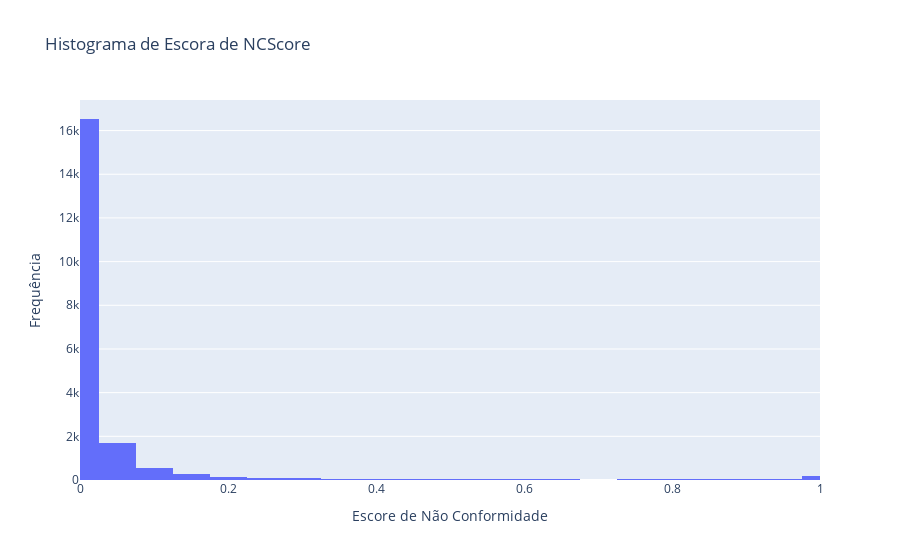

Notebook source saved alongside this figure:
### Code cell
fig = px.histogram(nc_score, nbins=30, range_x=(0, 1), title="Histograma de Escora de NCScore")
fig.update_layout(hovermode="x")
fig.update_traces(hovertemplate="%{y}")
fig.update_yaxes(title_text="Frequência")
fig.update_xaxes(title_text="Escore de Não Conformidade")
fig.update_layout(showlegend=False)

### Figure 1 — Plotly figure (JSON) as saved in the notebook; plotly's stock layout.template omitted (floating-point values rounded to 4 significant figures; data arrays with more than 128 entries replaced by an {"elided": "..."} marker saying what was removed)
{"data": [{"alignmentgroup": "True", "bingroup": "x", "hovertemplate": "%{y}", "legendgroup": "0", "marker": {"color": "#636efa", "pattern": {"shape": ""}}, "name": "0", "nbinsx": 30, "offsetgroup": "0", "orientation": "v", "showlegend": true, "type": "histogram", "x": {"elided": "20000 float values"}, "xaxis": "x", "yaxis": "y"}], "layout": {"barmode": "relative", "hovermode": "x", "legend": {"title": {"text": "variable"}, "tracegroupgap": 0}, "showlegend": false, "title": {"text": "Histograma de Escora de NCScore"}, "xaxis": {"anchor": "y", "domain": [0, 1], "range": [0, 1], "title": {"text": "Escore de Não Conformidade"}}, "yaxis": {"anchor": "x", "domain": [0, 1], "title": {"text": "Frequência"}}}}
